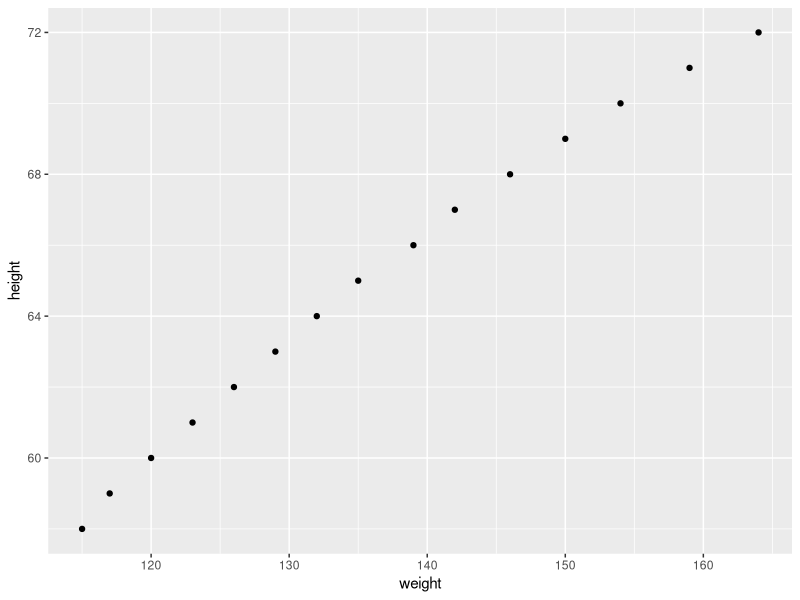
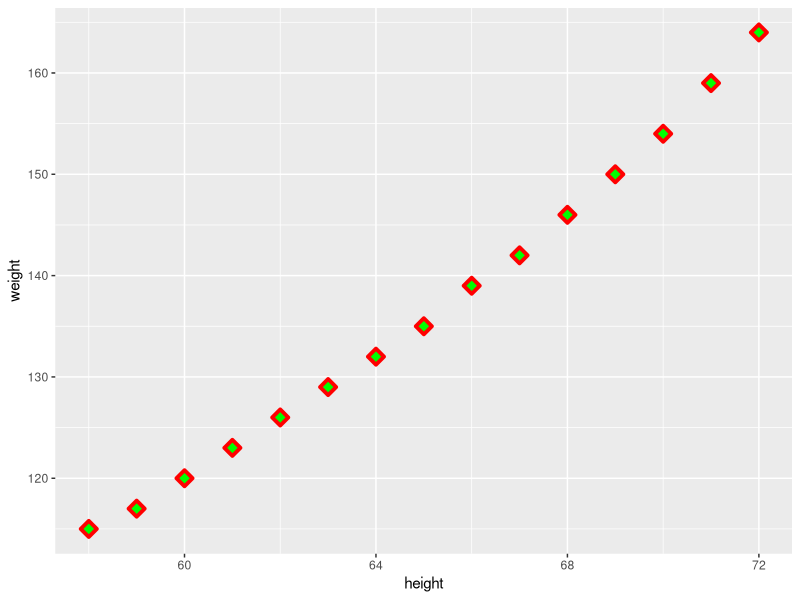

These charts were generated, in order, by the following R code:
#This code chunk identifies my working directory 
#and sets it to where I want to save and fetch files
#TASK: fill in between the parentheses if needed. 
#If not needed, make the two lines a comment
setwd("D:/Documents/McDaniel/ANA505")
getwd()


#This brings the 'women' data into my environment from Base R (Run this)
women

#This code saves the women data as a dataframe with a new name
#TASK: Save the women dataset with a new name
new_women <- women

#This code chunk allows me to see the top 2 rows of my data
#TASK: Write the function that returns the top rows
head(new_women, 2)

#This code chunk shows me the internal structure 
#Task: Write the function that shows the number of rows, columns, column names, class of columns   
str(new_women)

#This code chunk shows me some basic summary stats
#Such as Min, Max, Mean. Quartiles...
#Task: Write the function that gives summary stats
summary(new_women)

#This allows me to apply the function to just one certain column
#Task: Write the function to return the Mean of just the height column
summary(new_women$height)

#This allows me to save one column as its own object ('values' in the Environment)
#Task: Write the function to create an object for just the Weight column 
#and write the function to create an object for just the Height column 
#(these should show as values in the environment window, not as datasets)
women_weight <- (new_women$weight)
head(women_weight)
women_height <- (new_women$height)
head(women_height)

#This takes the individual objects ('values' in the Environment) and creates a dataframe
#I can see the Data in the Environment 
#Task: Write the function to create a data.frame from the height and weight values you just created
data_weight <- new_women[,c("weight")]
data_height <- new_women[,c("height")]
data_weight
#This code chunk creates a subset from my dataset
#Note that the subset only appears in the Console (not the Environment)
#Task: Write the function to create a subset of the data where the height is > 65
#If I wanted to save the subset, I would need to name it as done in the code above
subset(new_women, height>65)

#This shows me how many rows are in my dataset and
#TASK: Write the function that returns the number of rows
nrow(new_women)

#This shows me how many columns are in my dataset
#TASK: Write the function that returns the number of columns
ncol(new_women)

#This also shows me how many rows and columns with just one function
#TASK: Write the function that returns the number of rows and columns with just one command
dim(new_women)

#This code will install the ggplot2 package
#TASK: Write the function that installs the ggplot2 package
install.packages("ggplot2")
install.packages("ellipsis")
  
#This code calls the ggplot2 package so I can use its functions
#Task: Write the function that 'calls' the ggplot2 package
library(ggplot2)

#This produces a scatter plot of the height and weight columns
#Task: replace the dataset name and column names in the plot function below 
#to produce a scatter plot of height and weight
ggplot(new_women, aes(x=weight, y=height)) + 
  geom_point()

#Optional 'Just for fun' TASK: Change the arguments for the geom point and see what happens to the plot
ggplot(new_women, aes(x=height, y=weight)) + 
  geom_point(shape = 23, colour = "red", fill = "green", size = 3, stroke = 2)
